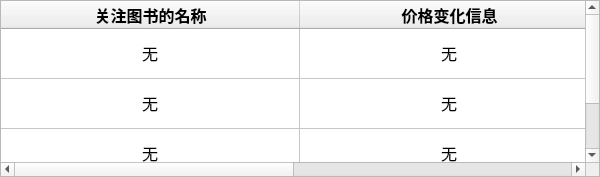
<?xml version="1.0" encoding="UTF-8"?>
<ui version="4.0">
 <class>MainWindow</class>
 <widget class="QMainWindow" name="MainWindow">
  <property name="geometry">
   <rect>
    <x>0</x>
    <y>0</y>
    <width>600</width>
    <height>177</height>
   </rect>
  </property>
  <property name="minimumSize">
   <size>
    <width>600</width>
    <height>177</height>
   </size>
  </property>
  <property name="maximumSize">
   <size>
    <width>600</width>
    <height>177</height>
   </size>
  </property>
  <property name="windowTitle">
   <string>价格预警窗口</string>
  </property>
  <widget class="QWidget" name="centralwidget">
   <widget class="QTableWidget" name="tableWidget">
    <property name="geometry">
     <rect>
      <x>0</x>
      <y>0</y>
      <width>600</width>
      <height>177</height>
     </rect>
    </property>
    <property name="font">
     <font>
      <pointsize>12</pointsize>
     </font>
    </property>
    <property name="lineWidth">
     <number>1</number>
    </property>
    <property name="editTriggers">
     <set>QAbstractItemView::NoEditTriggers</set>
    </property>
    <property name="rowCount">
     <number>3</number>
    </property>
    <property name="columnCount">
     <number>2</number>
    </property>
    <attribute name="horizontalHeaderDefaultSectionSize">
     <number>299</number>
    </attribute>
    <attribute name="horizontalHeaderMinimumSectionSize">
     <number>25</number>
    </attribute>
    <attribute name="horizontalHeaderStretchLastSection">
     <bool>false</bool>
    </attribute>
    <attribute name="verticalHeaderVisible">
     <bool>false</bool>
    </attribute>
    <attribute name="verticalHeaderDefaultSectionSize">
     <number>50</number>
    </attribute>
    <row/>
    <row/>
    <row/>
    <column>
     <property name="text">
      <string>关注图书的名称</string>
     </property>
     <property name="font">
      <font>
       <pointsize>12</pointsize>
       <weight>75</weight>
       <bold>true</bold>
      </font>
     </property>
     <property name="textAlignment">
      <set>AlignCenter</set>
     </property>
    </column>
    <column>
     <property name="text">
      <string>价格变化信息</string>
     </property>
     <property name="font">
      <font>
       <pointsize>12</pointsize>
       <weight>75</weight>
       <bold>true</bold>
      </font>
     </property>
     <property name="textAlignment">
      <set>AlignCenter</set>
     </property>
    </column>
    <item row="0" column="0">
     <property name="text">
      <string>无</string>
     </property>
     <property name="font">
      <font>
       <pointsize>12</pointsize>
      </font>
     </property>
     <property name="textAlignment">
      <set>AlignCenter</set>
     </property>
    </item>
    <item row="0" column="1">
     <property name="text">
      <string>无</string>
     </property>
     <property name="font">
      <font>
       <pointsize>12</pointsize>
      </font>
     </property>
     <property name="textAlignment">
      <set>AlignCenter</set>
     </property>
    </item>
    <item row="1" column="0">
     <property name="text">
      <string>无</string>
     </property>
     <property name="font">
      <font>
       <pointsize>12</pointsize>
      </font>
     </property>
     <property name="textAlignment">
      <set>AlignCenter</set>
     </property>
    </item>
    <item row="1" column="1">
     <property name="text">
      <string>无</string>
     </property>
     <property name="font">
      <font>
       <pointsize>12</pointsize>
      </font>
     </property>
     <property name="textAlignment">
      <set>AlignCenter</set>
     </property>
    </item>
    <item row="2" column="0">
     <property name="text">
      <string>无</string>
     </property>
     <property name="font">
      <font>
       <pointsize>12</pointsize>
      </font>
     </property>
     <property name="textAlignment">
      <set>AlignCenter</set>
     </property>
    </item>
    <item row="2" column="1">
     <property name="text">
      <string>无</string>
     </property>
     <property name="font">
      <font>
       <pointsize>12</pointsize>
      </font>
     </property>
     <property name="textAlignment">
      <set>AlignCenter</set>
     </property>
    </item>
   </widget>
  </widget>
 </widget>
 <resources/>
 <connections/>
</ui>
